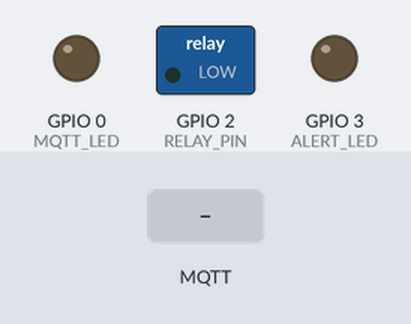
Simulated run of this sketch. Board: ESP8266 (NodeMCU). On the bench: switched loads named in the sketch (green lamp = pin HIGH), output pins drawn as LEDs (lit = HIGH). The test bench sets the inputs (shaded band). WiFi joins after 1.5 s; servers stay silent unless stated; random numbers use the default seed unless the sketch sets one; no MQTT or app messages arrive unless stated; what the sketch prints to the serial monitor is not drawn.

Above: at 2.7 s.
2.8 s: MQTT message "door/open" arrives on the first subscribed topic
At 3.9 s:
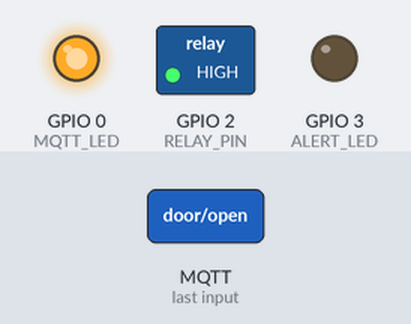
4.3 s: MQTT message "door/close" arrives on the first subscribed topic
At 4.7 s:
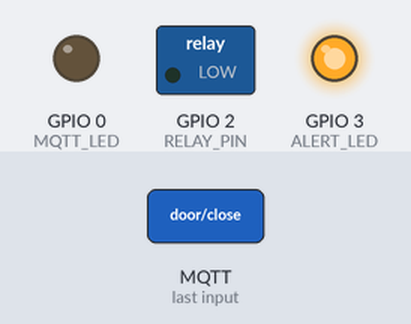
Timing chart, 0 to 7.3 s (numbered marks = the images above; inputs shaded):
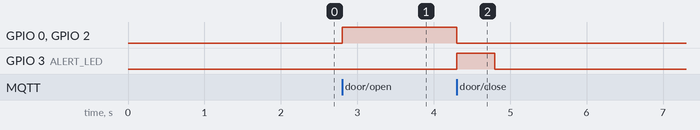

Measured:
- after the input at 2.8 s, GPIO 0 (MQTT_LED), GPIO 2 (RELAY_PIN): LOW → HIGH at once
- after the input at 4.3 s, GPIO 3 (ALERT_LED): LOW → HIGH at once, → LOW 0.50 s later

The sketch:

subscription.ino
```cpp
#include <ESP8266WiFi.h>
#include <WiFiManager.h>          // https://github.com/tzapu/WiFiManager
#include <WiFiClientSecure.h>
#include <PubSubClient.h>

// MQTT config
const char* mqtt_server = "94fbaebfe12e4662be30e6222d1af83d.s1.eu.hivemq.cloud";
const int mqtt_port = 8883;
const char* mqtt_user = "ahmedaziz";
const char* mqtt_pass = "Aziz1234567";
const char* mqtt_topic = "door/control";  // Unified topic

// Relay pin config
#define RELAY_PIN 2  // ESP-01 GPIO2 (D4)
#define MQTT_LED 0
#define ALERT_LED 3
// Secure client and MQTT client
WiFiClientSecure espClient;
PubSubClient client(espClient);

// Door timing
unsigned long doorOpenTime = 0;
bool doorOpened = false;

void setup_wifi() {
  WiFiManager wm;

  // Set static IP for AP mode
  IPAddress apIP(192, 168, 11, 1);
  IPAddress netMsk(255, 255, 255, 0);
  wm.setAPStaticIPConfig(apIP, apIP, netMsk);

  // Try saved network or show config portal
  bool res = wm.autoConnect("ESP01-Relay-Setup");
  if (!res) {
    Serial.println("❌ Failed to connect or timeout");
    ESP.restart();
  }

  Serial.print("✅ Connected to WiFi: ");
  Serial.println(WiFi.SSID());
}

void mqtt_callback(char* topic, byte* payload, unsigned int length) {
  String message;
  for (unsigned int i = 0; i < length; i++) {
    message += (char)payload[i];
  }

  Serial.print("📩 Message arrived [");
  Serial.print(topic);
  Serial.print("]: ");
  Serial.println(message);

  if (message == "door/open") {
    digitalWrite(RELAY_PIN, HIGH);
    Serial.println("🚪 Door Opened");
    digitalWrite(MQTT_LED,1);
    doorOpenTime = millis();
    doorOpened = true;
  } else if (message == "door/close") {
    digitalWrite(RELAY_PIN, LOW);
    digitalWrite(MQTT_LED,0);
    digitalWrite(ALERT_LED,1);
    delay(500);
    digitalWrite(ALERT_LED,0);
    Serial.println("🔒 Door Closed");
    doorOpened = false;
  }
}

void mqtt_reconnect() {
  while (!client.connected()) {
    Serial.print("🔄 Connecting to MQTT...");
    String clientId = "ESP01Client-" + String(random(0xffff), HEX);
    if (client.connect(clientId.c_str(), mqtt_user, mqtt_pass)) {
      Serial.println("✅ Connected");
      if (client.subscribe(mqtt_topic)) {
        Serial.println("📡 Subscribed to topic: door/control");
      } else {
        Serial.println("❌ Subscription failed");
      }
    } else {
      Serial.print("❌ Failed, rc=");
      Serial.print(client.state());
      Serial.println(". Retrying in 5s...");
      delay(5000);
    }
  }
}

void setup() {
  Serial.begin(115200);
  pinMode(RELAY_PIN, OUTPUT);
  pinMode(MQTT_LED,OUTPUT);
  pinMode(ALERT_LED,OUTPUT);
  digitalWrite(RELAY_PIN, LOW); // Door closed initially
  digitalWrite(MQTT_LED, LOW);
  digitalWrite(ALERT_LED, LOW);
  setup_wifi();

  espClient.setInsecure();  // Skip certificate validation (for test/dev)
  client.setServer(mqtt_server, mqtt_port);
  client.setCallback(mqtt_callback);
}

void loop() {
  if (!client.connected()) {
    mqtt_reconnect();
  }
  client.loop();

  // Auto-close after 10 seconds
  if (doorOpened && (millis() - doorOpenTime > 10000)) {
    digitalWrite(RELAY_PIN, LOW);
    digitalWrite(MQTT_LED,0);
    Serial.println("⏱️ Door auto-closed after 10 seconds");
    doorOpened = false;
  }
}
```
